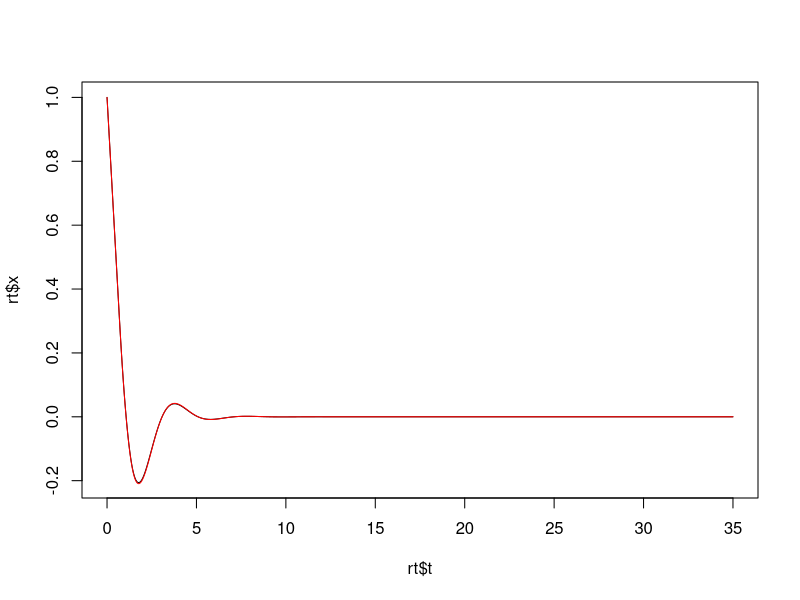

This figure's R source:
tao = .7
niter = 50

Gen_delay_Teorico <- function(){
   np = 100
   t = seq(-1*tao, 0, length.out = np)

   x = rep(1,np)
   #xx = x
   #tt = t
   tt = c()
   xx = c()

   for (n in 1:niter){
      res = 1
      t = t + tao
      for (k in 1:n){
         res = res + (-1)^k *(t - (k-1)*tao)^k / factorial(k)
      }
      xx = c(xx, res)
      tt = c(tt,t)
   } 
   ret <- list(t=tt, x=xx) 
}

Integral <- function(del, f){
   np = 100
   x = rep(0, np)

   x[1] = f[np]
   x1 = x[1]

   for (i in 2:np){
      x2 = x1 - del*f[i-1]
      x[i] = x2
      x1 = x2
   }
   ret = x
}

Gen_graf_Retardo_numerica <- function(){
   np = 100

   t = seq(-1*tao,0,length.out = np)

   del = t[2] - t[1]

   f = rep(1,np)
   ff = c()
   tt = c()

   for (i in 1:niter){
      t = t+tao
      x = Integral(del, f)
      ff = c(ff, x)
      tt = c(tt, t)
      f = x
   }
   ret <- list(t=tt, f=ff)
}

rt <- Gen_delay_Teorico()
   
plot(rt$t, rt$x, type='l')

rn <- Gen_graf_Retardo_numerica()

points(rn$t, rn$f, type='l', col='red')
